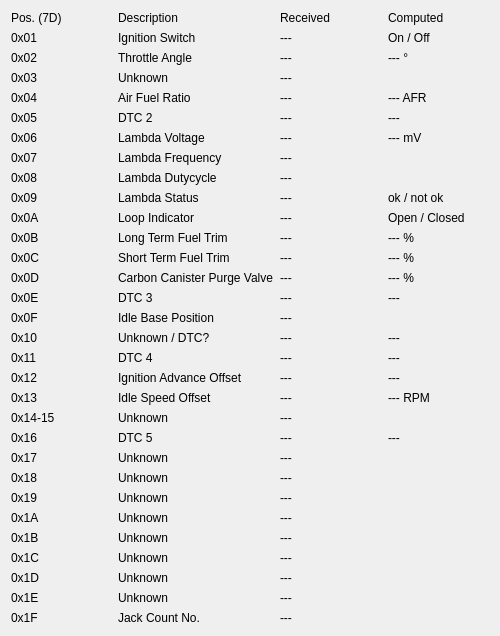
    <widget class="QWidget" name="raw_1">
      <property name="geometry">
       <rect>
        <x>20</x>
        <y>10</y>
        <width>500</width>
        <height>576</height>
       </rect>
      </property>

      <layout class="QGridLayout" name="HF_table">

       <item row="0" column="0">
        <widget class="QLabel" name="header_1">
         <property name="text">
          <string>Pos. (7D)</string>
         </property>
        </widget>
       </item>
        <item row="0" column="1">
        <widget class="QLabel" name="header_2">
         <property name="text">
          <string>Description</string>
         </property>
        </widget>
       </item>
        <item row="0" column="2">
        <widget class="QLabel" name="header_3">
         <property name="text">
          <string>Received</string>
         </property>
        </widget>
       </item>
        <item row="0" column="3">
        <widget class="QLabel" name="header_4">
         <property name="text">
          <string>Computed</string>
         </property>
        </widget>
       </item>

       <item row="1" column="0">
        <widget class="QLabel" name="x01">
         <property name="text">
          <string>0x01</string>
         </property>
        </widget>
       </item>
       <item row="1" column="1">
        <widget class="QLabel" name="label_0x01">
         <property name="text">
          <string>Ignition Switch</string>
         </property>
        </widget>
       </item>
       <item row="1" column="2">
        <widget class="QLabel" name="m_7D_01">
		<property name="text">
		<string>---</string>
		</property>
        </widget>
       </item>
	   <item row="1" column="3">
        <widget class="QLabel" name="r_7D_01">
		<property name="text">
		<string>On / Off</string>
		</property>
        </widget>
       </item>

       <item row="2" column="0">
        <widget class="QLabel" name="x02">
         <property name="text">
          <string>0x02</string>
         </property>
        </widget>
       </item>
       <item row="2" column="1">
        <widget class="QLabel" name="label_0x02">
         <property name="text">
          <string>Throttle Angle</string>
         </property>
        </widget>
       </item>
       <item row="2" column="2">
        <widget class="QLabel" name="m_7D_02">
		<property name="text">
		<string>---</string>
		</property>
        </widget>
       </item>
	   <item row="2" column="3">
        <widget class="QLabel" name="r_7D_02">
		<property name="text">
		<string>--- °</string>
		</property>
        </widget>
       </item>

       <item row="3" column="0">
        <widget class="QLabel" name="x03">
         <property name="text">
          <string>0x03</string>
         </property>
        </widget>
       </item>
       <item row="3" column="1">
        <widget class="QLabel" name="label_0x03">
         <property name="text">
          <string>Unknown</string>
         </property>
        </widget>
       </item>
       <item row="3" column="2">
        <widget class="QLabel" name="m_7D_03">
		<property name="text">
		<string>---</string>
		</property>
        </widget>
       </item>

       <item row="4" column="0">
        <widget class="QLabel" name="x04">
         <property name="text">
          <string>0x04</string>
         </property>
        </widget>
       </item>
       <item row="4" column="1">
        <widget class="QLabel" name="label_0x04">
         <property name="text">
          <string>Air Fuel Ratio</string>
         </property>
        </widget>
       </item>
       <item row="4" column="2">
        <widget class="QLabel" name="m_7D_04">
		<property name="text">
		<string>---</string>
		</property>
        </widget>
       </item>
	    <item row="4" column="3">
        <widget class="QLabel" name="r_7D_04">
		<property name="text">
		<string>--- AFR</string>
		</property>
        </widget>
       </item> 

        <item row="5" column="0">
        <widget class="QLabel" name="x05">
         <property name="text">
          <string>0x05</string>
         </property>
        </widget>
       </item>
       <item row="5" column="1">
        <widget class="QLabel" name="label_0x05">
         <property name="text">
          <string>DTC 2</string>
         </property>
        </widget>
       </item>
       <item row="5" column="2">
        <widget class="QLabel" name="m_7D_05">
		<property name="text">
		<string>---</string>
		</property>
        </widget>
       </item>
		<item row="5" column="3">
        <widget class="QLabel" name="r_7D_05">
		<property name="text">
		<string>---</string>
		</property>
        </widget>
       </item> 	   

        <item row="6" column="0">
        <widget class="QLabel" name="x06">
         <property name="text">
          <string>0x06</string>
         </property>
        </widget>
       </item>
       <item row="6" column="1">
        <widget class="QLabel" name="label_0x06">
         <property name="text">
          <string>Lambda Voltage</string>
         </property>
        </widget>
       </item>
       <item row="6" column="2">
        <widget class="QLabel" name="m_7D_06">
		<property name="text">
		<string>---</string>
		</property>
        </widget>
       </item>
	    <item row="6" column="3">
        <widget class="QLabel" name="r_7D_06">
		<property name="text">
		<string>--- mV</string>
		</property>
        </widget>
       </item> 

        <item row="7" column="0">
        <widget class="QLabel" name="x07">
         <property name="text">
          <string>0x07</string>
         </property>
        </widget>
       </item>
       <item row="7" column="1">
        <widget class="QLabel" name="label_0x07">
         <property name="text">
          <string>Lambda Frequency</string>
         </property>
        </widget>
       </item>
       <item row="7" column="2">
        <widget class="QLabel" name="m_7D_07">
		<property name="text">
		<string>---</string>
		</property>
        </widget>
       </item> 

        <item row="8" column="0">
        <widget class="QLabel" name="x08">
         <property name="text">
          <string>0x08</string>
         </property>
        </widget>
       </item>
       <item row="8" column="1">
        <widget class="QLabel" name="label_0x08">
         <property name="text">
          <string>Lambda Dutycycle</string>
         </property>
        </widget>
       </item>
       <item row="8" column="2">
        <widget class="QLabel" name="m_7D_08">
        <property name="text">
		<string>---</string>
		</property>
		</widget>
       </item> 

        <item row="9" column="0">
        <widget class="QLabel" name="x09">
         <property name="text">
          <string>0x09</string>
         </property>
        </widget>
       </item>
       <item row="9" column="1">
        <widget class="QLabel" name="label_0x09">
         <property name="text">
          <string>Lambda Status</string>
         </property>
        </widget>
       </item>
       <item row="9" column="2">
        <widget class="QLabel" name="m_7D_09">
        <property name="text">
		<string>---</string>
		</property>
		</widget>
       </item>
		<item row="9" column="3">
        <widget class="QLabel" name="r_7D_09">
		<property name="text">
		<string>ok / not ok</string>
		</property>
        </widget>
       </item>

        <item row="10" column="0">
        <widget class="QLabel" name="x0A">
         <property name="text">
          <string>0x0A</string>
         </property>
        </widget>
       </item>
       <item row="10" column="1">
        <widget class="QLabel" name="label_0x0A">
         <property name="text">
          <string>Loop Indicator</string>
         </property>
        </widget>
       </item>
       <item row="10" column="2">
        <widget class="QLabel" name="m_7D_0A">
        <property name="text">
		<string>---</string>
		</property>
		</widget>
       </item>
		<item row="10" column="3">
        <widget class="QLabel" name="r_7D_0A">
		<property name="text">
		<string>Open / Closed</string>
		</property>
        </widget>
       </item>	   

        <item row="11" column="0">
        <widget class="QLabel" name="x0B">
         <property name="text">
          <string>0x0B</string>
         </property>
        </widget>
       </item>
       <item row="11" column="1">
        <widget class="QLabel" name="label_0x0B">
         <property name="text">
          <string>Long Term Fuel Trim</string>
         </property>
        </widget>
       </item>
       <item row="11" column="2">
        <widget class="QLabel" name="m_7D_0B">
        <property name="text">
		<string>---</string>
		</property>
		</widget>
       </item>
	   <item row="11" column="3">
        <widget class="QLabel" name="r_7D_0B">
		<property name="text">
		<string>--- %</string>
		</property>
        </widget>
       </item>

        <item row="12" column="0">
        <widget class="QLabel" name="x0C">
         <property name="text">
          <string>0x0C</string>
         </property>
        </widget>
       </item>
       <item row="12" column="1">
        <widget class="QLabel" name="label_0x0C">
         <property name="text">
          <string>Short Term Fuel Trim</string>
         </property>
        </widget>
       </item>
       <item row="12" column="2">
        <widget class="QLabel" name="m_7D_0C">
        <property name="text">
		<string>---</string>
		</property>
		</widget>
       </item>
	   <item row="12" column="3">
        <widget class="QLabel" name="r_7D_0C">
		<property name="text">
		<string>--- %</string>
		</property>
        </widget>
       </item>

        <item row="13" column="0">
        <widget class="QLabel" name="x0D">
         <property name="text">
          <string>0x0D</string>
         </property>
        </widget>
       </item>
       <item row="13" column="1">
        <widget class="QLabel" name="label_0x0D">
         <property name="text">
          <string>Carbon Canister Purge Valve</string>
         </property>
        </widget>
       </item>
       <item row="13" column="2">
        <widget class="QLabel" name="m_7D_0D">
        <property name="text">
		<string>---</string>
		</property>
		</widget>
       </item>
	   <item row="13" column="3">
        <widget class="QLabel" name="r_7D_0D">
		<property name="text">
		<string>--- %</string>
		</property>
        </widget>
       </item>

        <item row="14" column="0">
        <widget class="QLabel" name="x0E">
         <property name="text">
          <string>0x0E</string>
         </property>
        </widget>
       </item>
       <item row="14" column="1">
        <widget class="QLabel" name="label_0x0E">
         <property name="text">
          <string>DTC 3</string>
         </property>
        </widget>
       </item>
       <item row="14" column="2">
        <widget class="QLabel" name="m_7D_0E">
        <property name="text">
		<string>---</string>
		</property>
		</widget>
       </item>
		<item row="14" column="3">
        <widget class="QLabel" name="r_7D_0E">
		<property name="text">
		<string>---</string>
		</property>
        </widget>
       </item> 

        <item row="15" column="0">
        <widget class="QLabel" name="x0F">
         <property name="text">
          <string>0x0F</string>
         </property>
        </widget>
       </item>
       <item row="15" column="1">
        <widget class="QLabel" name="label_0x0F">
         <property name="text">
          <string>Idle Base Position</string>
         </property>
        </widget>
       </item>
       <item row="15" column="2">
        <widget class="QLabel" name="m_7D_0F">
        <property name="text">
		<string>---</string>
		</property>
		</widget>
       </item>
	   <item row="15" column="3">
        <widget class="QLabel" name="r_7D_0F">
		<property name="text">
		<string></string>
		</property>
        </widget>
       </item>

        <item row="16" column="0">
        <widget class="QLabel" name="x10">
         <property name="text">
          <string>0x10</string>
         </property>
        </widget>
       </item>
       <item row="16" column="1">
        <widget class="QLabel" name="label_0x10">
         <property name="text">
          <string>Unknown / DTC?</string>
         </property>
        </widget>
       </item>
       <item row="16" column="2">
        <widget class="QLabel" name="m_7D_10">
        <property name="text">
		<string>---</string>
		</property>
		</widget>
       </item>
	   <item row="16" column="3">
        <widget class="QLabel" name="r_7D_10">
        <property name="text">
		<string>---</string>
		</property>
		</widget>
       </item>

        <item row="17" column="0">
        <widget class="QLabel" name="x11">
         <property name="text">
          <string>0x11</string>
         </property>
        </widget>
       </item>
       <item row="17" column="1">
        <widget class="QLabel" name="label_0x11">
         <property name="text">
          <string>DTC 4</string>
         </property>
        </widget>
       </item>
       <item row="17" column="2">
        <widget class="QLabel" name="m_7D_11">
        <property name="text">
		<string>---</string>
		</property>
		</widget>
       </item>
	   <item row="17" column="3">
        <widget class="QLabel" name="r_7D_11">
        <property name="text">
		<string>---</string>
		</property>
		</widget>
       </item>

        <item row="18" column="0">
        <widget class="QLabel" name="x12">
         <property name="text">
          <string>0x12</string>
         </property>
        </widget>
       </item>
       <item row="18" column="1">
        <widget class="QLabel" name="label_0x12">
         <property name="text">
          <string>Ignition Advance Offset</string>
         </property>
        </widget>
       </item>
       <item row="18" column="2">
        <widget class="QLabel" name="m_7D_12">
        <property name="text">
		<string>---</string>
		</property>
		</widget>
       </item>
	   <item row="18" column="3">
        <widget class="QLabel" name="r_7D_12">
		<property name="text">
		<string>---</string>
		</property>
        </widget>
       </item>

        <item row="19" column="0">
        <widget class="QLabel" name="x13">
         <property name="text">
          <string>0x13</string>
         </property>
        </widget>
       </item>
       <item row="19" column="1">
        <widget class="QLabel" name="label_0x13">
         <property name="text">
          <string>Idle Speed Offset</string>
         </property>
        </widget>
       </item>
       <item row="19" column="2">
        <widget class="QLabel" name="m_7D_13">
        <property name="text">
		<string>---</string>
		</property>
		</widget>
       </item>
	   <item row="19" column="3">
        <widget class="QLabel" name="r_7D_13">
		<property name="text">
		<string>--- RPM</string>
		</property>
        </widget>
       </item>

        <!-- <item row="20" column="0"> -->
        <!-- <widget class="QLabel" name="x14"> -->
         <!-- <property name="text"> -->
          <!-- <string>0x14</string> -->
         <!-- </property> -->
        <!-- </widget> -->
       <!-- </item> -->
       <!-- <item row="20" column="1"> -->
        <!-- <widget class="QLabel" name="label_0x14"> -->
         <!-- <property name="text"> -->
          <!-- <string>Idle Error</string> -->
         <!-- </property> -->
        <!-- </widget> -->
       <!-- </item> -->
       <!-- <item row="20" column="2"> -->
        <!-- <widget class="QLabel" name="m_7D_14"> -->
		<!-- </widget> -->
       <!-- </item> -->

        <item row="21" column="0">
        <widget class="QLabel" name="x15">
         <property name="text">
          <string>0x14-15</string>
         </property>
        </widget>
       </item>
       <item row="21" column="1">
        <widget class="QLabel" name="label_0x15">
         <property name="text">
          <string>Unknown</string>
         </property>
        </widget>
       </item>
       <item row="21" column="2">
        <widget class="QLabel" name="m_7D_15">
        <property name="text">
		<string>---</string>
		</property>
		</widget>
       </item>

        <item row="22" column="0">
        <widget class="QLabel" name="x16">
         <property name="text">
          <string>0x16</string>
         </property>
        </widget>
       </item>
       <item row="22" column="1">
        <widget class="QLabel" name="label_0x16">
         <property name="text">
          <string>DTC 5</string>
         </property>
        </widget>
       </item>
       <item row="22" column="2">
        <widget class="QLabel" name="m_7D_16">
        <property name="text">
		<string>---</string>
		</property>
		</widget>
       </item>
	   <item row="22" column="3">
        <widget class="QLabel" name="r_7D_16">
        <property name="text">
		<string>---</string>
		</property>
		</widget>
       </item>

       <item row="23" column="0">
        <widget class="QLabel" name="x17">
         <property name="text">
          <string>0x17</string>
         </property>
        </widget>
       </item>
       <item row="23" column="1">
        <widget class="QLabel" name="label_0x17">
         <property name="text">
          <string>Unknown</string>
         </property>
        </widget>
       </item>
       <item row="23" column="2">
        <widget class="QLabel" name="m_7D_17">
        <property name="text">
		<string>---</string>
		</property>
		</widget>
       </item>

       <item row="24" column="0">
        <widget class="QLabel" name="x18">
         <property name="text">
          <string>0x18</string>
         </property>
        </widget>
       </item>
       <item row="24" column="1">
        <widget class="QLabel" name="label_0x18">
         <property name="text">
          <string>Unknown</string>
         </property>
        </widget>
       </item>
       <item row="24" column="2">
        <widget class="QLabel" name="m_7D_18">
        <property name="text">
		<string>---</string>
		</property>
		</widget>
       </item>

       <item row="25" column="0">
        <widget class="QLabel" name="x19">
         <property name="text">
          <string>0x19</string>
         </property>
        </widget>
       </item>
       <item row="25" column="1">
        <widget class="QLabel" name="label_0x19">
         <property name="text">
          <string>Unknown</string>
         </property>
        </widget>
       </item>
       <item row="25" column="2">
        <widget class="QLabel" name="m_7D_19">
        <property name="text">
		<string>---</string>
		</property>
		</widget>
       </item>

       <item row="26" column="0">
        <widget class="QLabel" name="x1A">
         <property name="text">
          <string>0x1A</string>
         </property>
        </widget>
       </item>
       <item row="26" column="1">
        <widget class="QLabel" name="label_0x1A">
         <property name="text">
          <string>Unknown</string>
         </property>
        </widget>
       </item>
       <item row="26" column="2">
        <widget class="QLabel" name="m_7D_1A">
        <property name="text">
		<string>---</string>
		</property>
		</widget>
       </item>

       <item row="27" column="0">
        <widget class="QLabel" name="x1B">
         <property name="text">
          <string>0x1B</string>
         </property>
        </widget>
       </item>
       <item row="27" column="1">
        <widget class="QLabel" name="label_0x1B">
         <property name="text">
          <string>Unknown</string>
         </property>
        </widget>
       </item>
       <item row="27" column="2">
        <widget class="QLabel" name="m_7D_1B">
        <property name="text">
		<string>---</string>
		</property>
		</widget>
       </item>

       <item row="28" column="0">
        <widget class="QLabel" name="x1C">
         <property name="text">
          <string>0x1C</string>
         </property>
        </widget>
       </item>
       <item row="28" column="1">
        <widget class="QLabel" name="label_0x1C">
         <property name="text">
          <string>Unknown</string>
         </property>
        </widget>
       </item>
       <item row="28" column="2">
        <widget class="QLabel" name="m_7D_1C">
        <property name="text">
		<string>---</string>
		</property>
		</widget>
       </item>

       <item row="29" column="0">
        <widget class="QLabel" name="x1D">
         <property name="text">
          <string>0x1D</string>
         </property>
        </widget>
       </item>
       <item row="29" column="1">
        <widget class="QLabel" name="label_0x1D">
         <property name="text">
          <string>Unknown</string>
         </property>
        </widget>
       </item>
       <item row="29" column="2">
        <widget class="QLabel" name="m_7D_1D">
        <property name="text">
		<string>---</string>
		</property>
		</widget>
       </item>

       <item row="30" column="0">
        <widget class="QLabel" name="x1E">
         <property name="text">
          <string>0x1E</string>
         </property>
        </widget>
       </item>
       <item row="30" column="1">
        <widget class="QLabel" name="label_0x1E">
         <property name="text">
          <string>Unknown</string>
         </property>
        </widget>
       </item>
       <item row="30" column="2">
        <widget class="QLabel" name="m_7D_1E">
        <property name="text">
		<string>---</string>
		</property>
		</widget>
       </item>

       <item row="31" column="0">
        <widget class="QLabel" name="x1F">
         <property name="text">
          <string>0x1F</string>
         </property>
        </widget>
       </item>
       <item row="31" column="1">
        <widget class="QLabel" name="label_0x1F">
         <property name="text">
          <string>Jack Count No.</string>
         </property>
        </widget>
       </item>
       <item row="31" column="2">
        <widget class="QLabel" name="m_7D_1F">
        <property name="text">
		<string>---</string>
		</property>
		</widget>
       </item>

      </layout>
     </widget>
